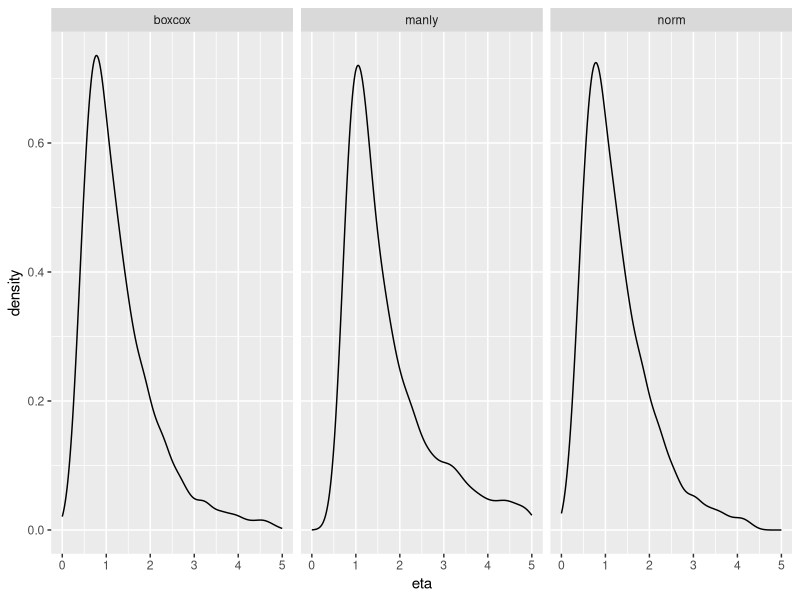

Write the R code that produced this figure.
### Trial using Box-Cox and Manly transforms
# -----------------------------------------------------------------------------
# Set up environment
  rm(list = ls(all = T))

# Load libraries
  library(ggplot2)
  library(plyr)

# Create log-normal distribution
  var <- 0.36
  eta <- rnorm(1000, 0, sqrt(var))
  
# Apply Box-Cox transform
  par_bx <- 0.1
  phi <- exp(eta)
  eta_bx <- (phi**par_bx-1)/par_bx
  
# Apply Manly transform
  par_man <- 1.5
  eta_man <- (phi*par_man-1)/par_man
  
# Compare the distributions
  eta_df <- data.frame(
    type = rep(c("norm", "boxcox", "manly"), each = 1000),
    eta = c(phi, exp(eta_bx), exp(eta_man))
  )
  
  p <- NULL
  p <- ggplot(data = eta_df)
  p <- p + geom_density(aes(x = eta))
  p <- p + scale_x_continuous(lim = c(0, 5))
  p <- p + facet_wrap(~type, ncol = 3)
  p

  